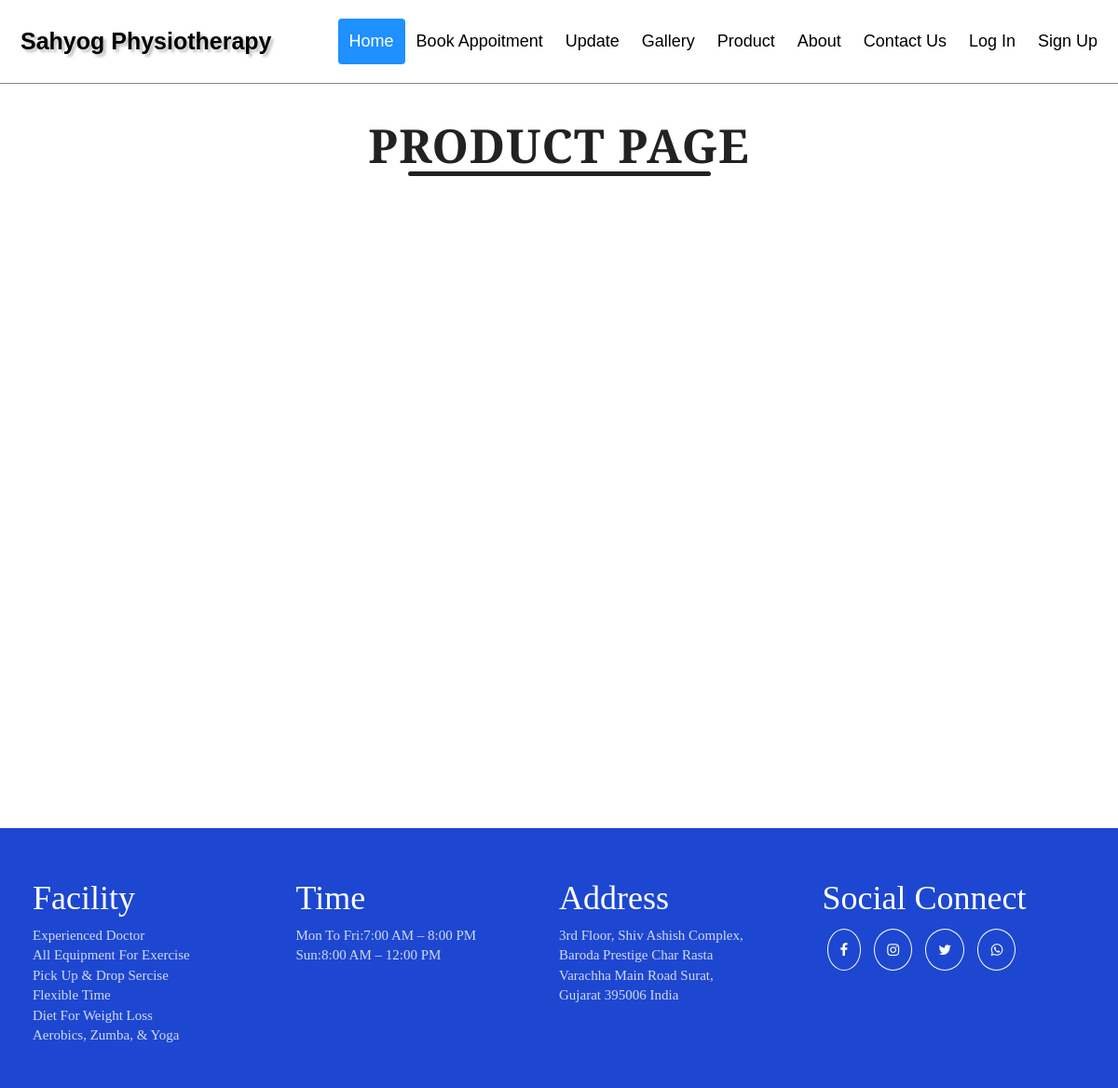
Before: /product.php with the older database file.
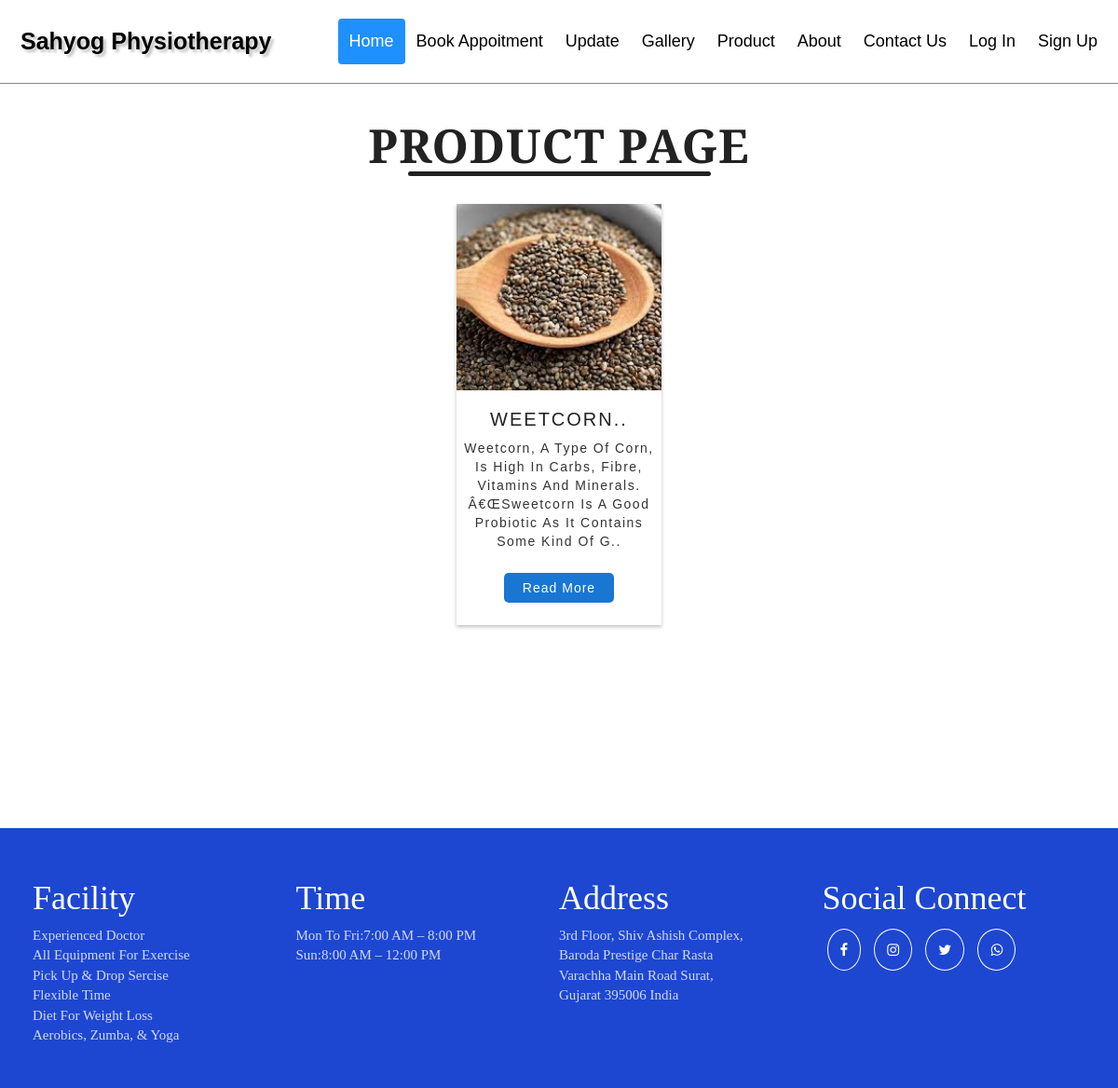
After: the same page with the newer database file.
### tables this page shows
CREATE TABLE IF NOT EXISTS `products` (
  `id` int(11) NOT NULL AUTO_INCREMENT,
  `name` varchar(150) NOT NULL,
  `img` text NOT NULL,
  `description` text NOT NULL,
  `status` enum('show','hide') NOT NULL,
  `created_at` timestamp NOT NULL,
  `updated_at` timestamp NOT NULL,
  PRIMARY KEY (`id`)
);

### functions.php (called while the page is built, shortened)
<?php
    function gethost()
    {
       return "http://localhost/sahyogphysio";
    }
?>

### product.php (the view)
<?php
include_once 'layouts/header.php';
include_once 'functions.php';
include_once 'database.php';
$sqlget = "SELECT * FROM products WHERE `status`='show'";
$alldata = mysqli_query($conn, $sqlget);
?>
<div class="ps1">
  <div class="ps2">
    <div class="ps3">
      <h1>Product page</h1>
    </div>
    <?php
          if (mysqli_num_rows($alldata) > 0) {
              while($row = mysqli_fetch_assoc($alldata)) {
                echo  '<div class="ps4">'.
                '<div class="card">'.
                  '<div class="ps5">'.
                    '<img src="'.gethost().$row['img'].'" alt="'.$row['name'].'">'.
                  '</div>'.
                  '<div class="ps6">'.
                    '<h1>'.substr($row['name'],1 , 15).'..</h1>'.
                    '<p>'.substr($row['description'],1 , 140).'..</p>'.
                  '</div>'.
                  '<div class="botton">'.
                   ' <a data-toggle="modal" data-target="#myModal1">Read more</a>'.
                  '</div>'.
                '</div>' .
              '</div>'.
              ''.
              ' <div class="modal fade" id="myModal1" role="dialog">'.
                  ' <div class="modal-dialog">'.
                       ''.
                       '<div class="modal-content">'.
                           '<div class="modal-header">'.
                               '<button type="button" class="close" data-dismiss="modal">&times;</button>'.
                               '<h4 class="modal-title">'.$row['name'].'</h4>'.
                          ' </div>'.
                           '<div class="modal-body">'.
                             '  <img src="'.gethost().$row['img'].'" alt="'.$row['name'].'">'.
                              ' <p>'.$row['description'].'</p>'.
                           '</div>'.
                          ' <div class="modal-footer">'.
                          ' <a class="btn btn-default" href="contact.php">Contact us</a>'.
                          ' </div>'.
                       '</div>'.
                   '</div>'.
               '</div>'.
               ''.
             '</div>';
              }
          }
    ?>
  </div>
</div>
<?php
include_once 'layouts/footer.php';
?>

### layouts/header.php (shortened to what this page needs)
<!DOCTYPE html>
<html>
<head>
  <link rel="stylesheet" href="assets/custom/style.css" />
        <link rel="stylesheet" href="https://cdnjs.cloudflare.com/ajax/libs/font-awesome/4.7.0/css/font-awesome.min.css">
        <link rel="stylesheet" href="assets/css/lightbox.min.css">
        <link rel="stylesheet" href="https://maxcdn.bootstrapcdn.com/bootstrap/3.4.1/css/bootstrap.min.css">
</head>
<body>
  <header>
    <div class="header">
      <a href="#default" class="logo">Sahyog Physiotherapy</a>
      <div class="header-right">
            <a  class="active" href="index.php">Home</a>
            <a href="bookappoitment.php">Book Appoitment</a>
            <a href="update.php">Update</a>
            <a href="gellary.php">Gallery</a>
            <a  href="product.php">Product</a>
            <a href="about.php">About</a>
            <a href="contact.php">contact us</a>
            <?php
            if (isset($_SESSION["login_id"]) || isset($_SESSION["admin"])) {
              echo '<a href="logout.php" >Logout</a>';
            }else{
              echo '<a href="signin.php" >Log in</a>
              <a href="signup.php" >Sign up</a>';
            }
            ?>
      </div>
    </div>
  </header>

### layouts/footer.php (shortened to what this page needs)
  <footer>
              <div class="footer-cointener" >
                <div class="fc1">
                  <h1>Facility</h1>
                  <p style="color: #f5f5f5d6; font-family: Georgia, serif;">
                    Experienced Doctor<br>
                    All equipment for exercise<br>
                    Pick up & Drop Sercise<br>
                    Flexible Time<br>
                    Diet for weight loss<br>
                    Aerobics, Zumba, & Yoga<br>
                  </p>
                </div>
                <div class="fc2">
                  <h1>Time</h1>
                  <p style="color: #f5f5f5d6; font-family: Georgia, serif;">
                    Mon to Fri:7:00 AM – 8:00 PM<br>
                    Sun:8:00 AM – 12:00 PM
                  </p>
                </div>
                <div class="fc3">
                  <h1>Address</h1>
                  <p style="color: #f5f5f5d6; font-family: Georgia, serif;">3rd Floor, Shiv Ashish Complex,<br> Baroda Prestige Char Rasta <br>varachha Main Road Surat,<br> Gujarat 395006 India</p>
                </div>
                <div class="fc4" >
                  <h1>Social connect</h1>
                         <div class="social-button">
                          <a href="#"><i class="fa fa-facebook" aria-hidden="true"></i></a>
                          <a href="#"><i class="fa fa-instagram" aria-hidden="true"></i></a>
                          <a href="#"><i class="fa fa-twitter" aria-hidden="true"></i></a>
                          <a href="#"><i class="fa fa-whatsapp" aria-hidden="true"></i></a>
                         </div>
                </div>
              </div>
            </footer>
</body>
</html>

### assets/custom/style.css (style rules this page uses)
* { font-family: "Poppins", sans-serif; padding: 0px; margin: 0px; box-sizing: border-box; outline: none; border: none; text-transform: capitalize; transition: all 0.2s ease-out; text-decoration: none; }
html { font-size: 62.5%; }
body { margin: 0; font-family: Arial, Helvetica, sans-serif; }
.header { overflow: hidden; width: 100%; padding: 20px 10px; box-shadow: 0px 1px #888888; }
.header a { float: left; color: black; text-align: center; padding: 12px; text-decoration: none; font-size: 18px; line-height: 25px; border-radius: 4px; }
.header a.logo { font-size: 25px; font-weight: bold; color: black; text-shadow: 3px 3px 3px #c1c1c1; }
.header a.active { background-color: dodgerblue; color: white; }
.header-right { float: right; }
* { padding: 0; margin: 0; box-sizing: border-box; font-family: "poppins", sans-serif; }
* { box-sizing: border-box; }
.footer-cointener { padding: 35px; background-color: #1d47d1; display: flex; font-size: 15px; }
.fc1 { width: 25%; }
.fc1 h1 { color: #fff; line-height: 40px; font-family: "Playfair Display", serif; }
.fc2 h1 { color: #fff; line-height: 40px; font-family: "Playfair Display", serif; }
.fc3 h1 { color: #fff; line-height: 40px; font-family: "Playfair Display", serif; }
.fc4 h1 { color: #fff; line-height: 40px; font-family: "Playfair Display", serif; }
.fc1 p { font-family: Arial, Helvetica, sans-serif; }
.fc3 p { font-family: Arial, Helvetica, sans-serif; }
.fc2 { width: 25%; }
.fc3 { width: 25%; }
.fc4 { width: 25%; }
.social-button a { font-size: 15px; color: white; border: 1px solid white; border-radius: 50%; padding: 13px; margin: 5px; }
.social-button { margin-top: 25px; }
.botton { margin: 30px; }
.botton a { background-color: #1976d2; font-size: 14px; padding: 8px 20px; border-radius: 5px; text-decoration: none; letter-spacing: 1px; color: #fff; }
.ps1 { width: 100%; min-height: 100vh; }
.ps2 { width: 100%; display: flex; flex-wrap: wrap; justify-content: center; align-items: center; margin: auto; }
.ps2 .ps3 { width: 100%; margin-top: 20px; }
.ps2 .ps3 h1 { text-align: center; font-size: 50px; color: #222; text-transform: uppercase; font-weight: 700; letter-spacing: 1px; margin-bottom: 20px; font-family: "Playfair Display", serif; }
.ps2 .ps3 h1:after { content: ""; height: 5px; width: 325px; background-color: #222; border-radius: 5px; display: block; margin: auto; }
.ps4 { display: flex; justify-content: center; align-items: center; flex-direction: column; width: calc(100% / 5); text-align: center; cursor: pointer; padding: 10px; }
.ps4 .card { background-color: #fff; box-shadow: 0px 2px 4px rgb(0 0 0 / 25%); width: 100%; }
.ps5 { width: 100%; display: flex; justify-content: center; align-items: center; }
.ps5 img { float: left; width: 100%; height: 200px; object-fit: cover; }
.ps6 { text-align: center; margin-top: 20px; }
.ps6 h1 { font-size: 20px; text-transform: uppercase; color: #222; letter-spacing: 2px; margin-top: 10px; }
.ps6 p { font-size: 12epx; letter-spacing: 1.5px; margin-top: 10px; }

Changed rows visible on the page:
added products: img (picture), name "WEETCORN", description "Weetcorn, A Type Of Corn, Is High In Carbs, Fibre, Vitamins And Minerals. Â€œSweetcorn Is A Good Probiotic As It Contains Some Kind Of G"
